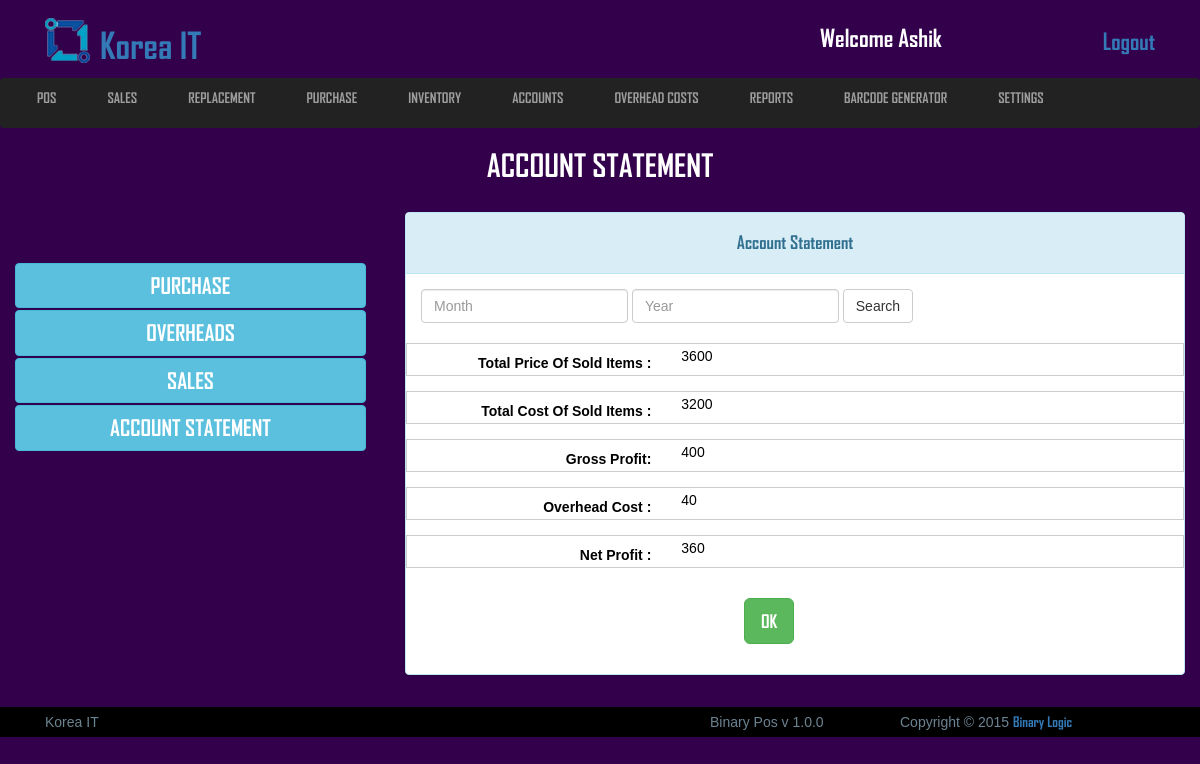
/view/account_statement.php (signed in), run on the app's committed database.
### tables this page shows
CREATE TABLE `logo_section` (
  `id` int(11) NOT NULL,
  `image` varchar(255) NOT NULL,
  `name` varchar(100) NOT NULL
);

### view/includes/header_top.php (the view, shortened to what this page needs)
<?php include('config.php'); ?>
<div class="header_top">
	<div class="col-md-8">
		<?php
		 	$startement = $db->prepare("SELECT * FROM logo_section WHERE id=1");
		 	$startement->execute();
		 	$result = $startement->fetchAll(PDO::FETCH_ASSOC);
		 	foreach ($result as $row) {
		 		$image = $row['image'];
		 		$name = $row['name'];
		 	}
		  ?>
		<a href="#"><img src="uploads/logo/<?php echo $image; ?>" alt="logo"><h1> <?php echo $name; ?></h1></a>
	</div>
	<div class="col-md-4">
		<ul class="header_top_aside">
			<li><h3>welcome <?php if(isset($_SESSION["username"])){echo $_SESSION["username"];} ?></h3></li>
			<li style="float:right"><a href="index.php">Logout</a></li>
		</ul>
	</div>
</div>

### view/css/style.css (style rules this page uses)
* { margin: 0; padding: 0; }
body { background: #33004B;color: #fff;font-family: 'arial'; }
h1,h2,h3,h4,a { font-family: 'AGENCYB'; }
.header_section .header_top { width: 100%;overflow: hidden; }
.header_section .header_top a { text-decoration: none; }
.header_section .header_top a img { margin-top: -30px; margin-right: 10px; }
.header_section .header_top a h1 { display: inline-block;margin-top: 20px; }
.header_section .header_top .header_top_aside { width: 100%;overflow: hidden; margin: 20px 0; }
.header_section .header_top .header_top_aside li { list-style: none;float: left;margin-left: 15px; }
.header_section .header_top .header_top_aside li h3 { margin: 0; }
.header_section .header_top .header_top_aside li a { text-decoration: none;font-size: 23px; }

### view/includes/header_top.php (style rules this page uses)
h3 { text-transform: capitalize; }
h1 { text-transform: capitalize; }
img { width: 45px;height: 45px; }

### data on the page
logo_section: image (picture), name "Korea IT"

### other printed values
$_SESSION["username"] "Ashik"
$amount -= $replacements_amount_adjusted "3600"
$cost_amount -= $replacements_cost_adjusted "3200"
$gross_profit = $amount-$cost_amount "400"
$overheads_total "40"
$gross_profit-$overheads_total "360"
